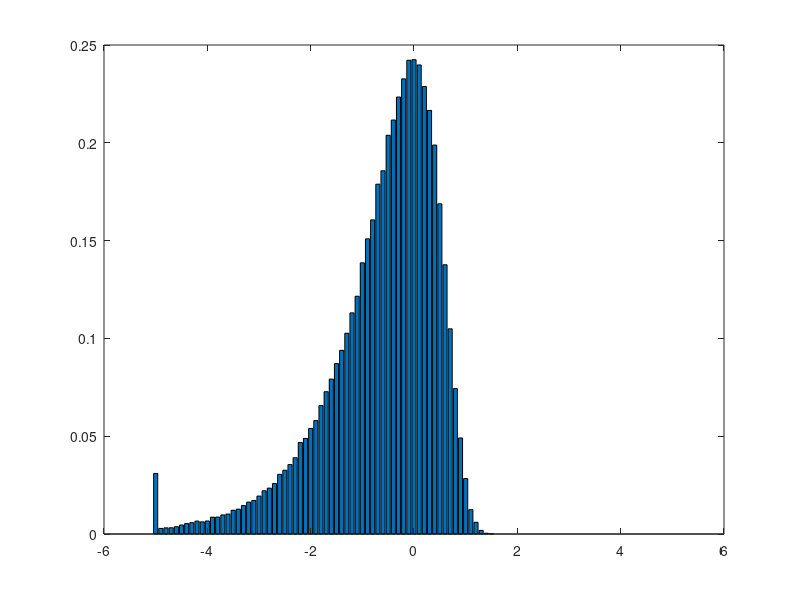

The MATLAB script that drew this image: (Note: this script raises an error after producing the figure.)
% this function will run the estimation of the pdf of Z2 r.v.
function exPdfZ2

  figure;
  
    leftLimit = -5 ;
    rightLimit = 5;
    
    estimatedPdf(100000,leftLimit,rightLimit,0.1);

end


% this function will plot the estimation of the pdf of normal r.v. 

function estimatedPdf(numberOfPoints,leftLimit,rightLimit,delta)
% numberOfPoints = are the number of iid variables that will be generated
% in order to estimate the pdf
% The histogram that will estimate the pdf will be created using bins in
% the following points :
% leftLimit,leftLimit+delta,leftLimit+2*delta...RightLimit


% first step : generating normal i.i.d random variables using randn 
Xvec1 = randn(1, numberOfPoints);
% we want ln(|Xvec1|) so :
Xvec = log(abs(Xvec1));
bins = [leftLimit:delta:rightLimit];
[yvalues,xvalues]=hist(Xvec,bins);
yvalues = yvalues/(2*(numberOfPoints.*delta)); % we normalize to produce the probability densities
bar(xvalues,yvalues);
z = [ leftLimit-delta/2:delta/10:rightLimit+delta/2];
realPdf = inline('(exp((z - (exp(2*z) / 2))))./sqrt(2*pi)','z');
hold on;
plot(z,realPdf(z),'red');
xlabel('x');
ylabel('f_X(x)');
title(sprintf(' d = %f , #pnts = %d ',delta,numberOfPoints));
end